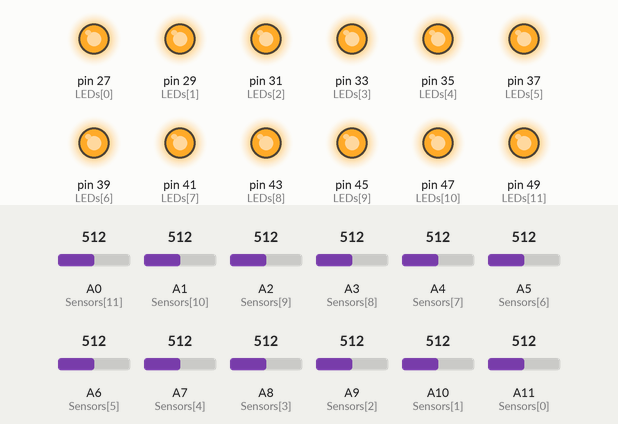
Recording of a sketch running on a simulated Arduino Mega 2560, built with avr-gcc and run on an emulated ATmega2560. On the bench: output pins drawn as LEDs (lit = HIGH). The inputs (shaded band) are chosen by the test bench; at power-on: A0 (Sensors[11]) = 512, A1 (Sensors[10]) = 512, A2 (Sensors[9]) = 512, A3 (Sensors[8]) = 512, A4 (Sensors[7]) = 512, A5 (Sensors[6]) = 512, A6 (Sensors[5]) = 512, A7 (Sensors[4]) = 512, A8 (Sensors[3]) = 512, A9 (Sensors[2]) = 512, A10 (Sensors[1]) = 512, A11 (Sensors[0]) = 512. What the sketch prints to the serial monitor is not drawn.

Above: at 0.1 s.
Timing chart, 0 to 1.6 s (numbered marks = the images above):
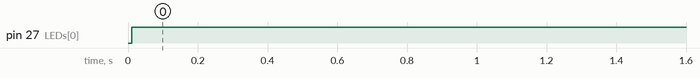

Measured:
- by itself, pin 27 (LEDs[0]): LOW → HIGH at 0.01 s

The sketch:

Light-Skin-Arduino-Adapter.ino
```cpp
#define cbi(sfr, bit) (_SFR_BYTE(sfr) &= ~_BV(bit))
#define sbi(sfr, bit) (_SFR_BYTE(sfr) |= _BV(bit))


#define LED_OFF HIGH
#define LED_ON LOW


const int LEDs[] = {
  27, 29, 31, 33, 35, 37, 39, 41, 43, 45, 47, 49
};
const int Sensors[] = {
  A11, A10, A9, A8, A7, A6, A5, A4, A3, A2, A1, A0
};


// Samples to be measured for each sensor measurement
const int SAMPLES = 20;


const int LEDs_num = sizeof(LEDs) / sizeof(int);
const int Sensors_num = sizeof(Sensors) / sizeof(int);


void setup() {
  // Increase ADC sampling rate according to
  // https://yaab-arduino.blogspot.de/2015/02/fast-sampling-from-analog-input.html
  sbi(ADCSRA, ADPS2);
  cbi(ADCSRA, ADPS1);
  cbi(ADCSRA, ADPS0);

  // Increase resolution of ADCs in the relevant value range
  analogReference(INTERNAL1V1);

  for(int i = 0; i < LEDs_num; i++){
    pinMode(LEDs[i], OUTPUT);
    digitalWrite(LEDs[i], LED_OFF);
  }
  for(int i = 0; i < Sensors_num; i++){
    pinMode(Sensors[i], INPUT);
  }

  Serial.begin(1000000);
  while (!Serial) {
    ; // wait for serial port to connect. Needed for native USB
  }
}


float zeroValues[Sensors_num];
float allValues[LEDs_num][Sensors_num];
int lastLED = LEDs[0];
long sum;
float value;
int l, s, i; // Inner loop variables; so they don't need to be reallocated every time


//char buf[15]; // faster printing
//char out[500];
const char* comma = ",";

void loop() {
  long t0, t;
  t0 = micros();


  int led, sensor;
  // Take a "snapshot": measure all the LED / Sensor combinations

  // Measure all sensors for their zero-values while LEDs are off
  for(s = 0; s < Sensors_num; s++){
    sensor = Sensors[s];
    // Read sensor once to switch ADC circuit to this pin (discard result)
    analogRead(sensor);

    sum = 0;
    for(i = 0; i < SAMPLES; i++){
      sum += analogRead(sensor);
    }
    value = (float) sum / SAMPLES;

    zeroValues[s] = value;
  }

  for(l = 0; l < LEDs_num; l++){
    led = LEDs[l];

    // switch to new LED
    digitalWrite(lastLED, LED_OFF);
    digitalWrite(led, LED_ON);

    // Measure all sensors
    for(s = 0; s < Sensors_num; s++){
      sensor = Sensors[s];
      // Read sensor once to switch ADC circuit to this pin (discard result)
      analogRead(sensor);

      sum = 0;
      for(i = 0; i < SAMPLES; i++){
        sum += analogRead(sensor);
      }
      value = (float) sum / SAMPLES;

      allValues[l][s] = max(0, value - zeroValues[s]);
    }

    lastLED = led;
  }
  digitalWrite(lastLED, LED_OFF);
  /* */


  /*
  // Measure all sensors
  for(s = 0; s < Sensors_num; s++){
    sensor = Sensors[s];
    // Read sensor once to switch ADC circuit to this pin (discard result)
    analogRead(sensor);

    for(l = 0; l < LEDs_num; l++){
      led = LEDs[l];

      // switch to new LED
      digitalWrite(lastLED, LED_OFF);
      digitalWrite(led, LED_ON);

      sum = 0;
      for(i = 0; i < SAMPLES; i++){
        sum += analogRead(sensor);
      }
      value = (float) sum / SAMPLES;

      allValues[l][s] = value;

      lastLED = led;
    }
    digitalWrite(lastLED, LED_OFF);
  }
  /* */


  t = micros();


  // Print the measurements to Serial

  Serial.print("Snapshot: ");
  Serial.print(LEDs_num);
  Serial.print(',');
  Serial.print(Sensors_num);
  Serial.println();
  /* */

  //out[0] = 0;
  //out.reserve(500);
  for(l = 0; l < LEDs_num; l++){
    for(s = 0; s < Sensors_num; s++){
      //dtostrf(allValues[l][s], 7, 3, buf);
      Serial.print(allValues[l][s], 2);
      //out += 'o';
      //strcat(out, "o");
      //strcat(out, comma);
      Serial.print(',');
    }
    Serial.println();
    //buf += '\n';
  }
  //Serial.print(out);
  Serial.println();
  /* */
  t = micros();

  //Serial.println(t-t0);

  // Wait for the next snapshot to be taken
  delay(250);
}
```
